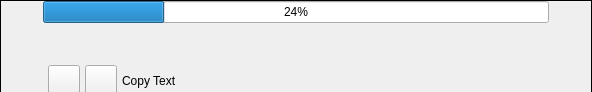
<?xml version="1.0" encoding="UTF-8"?>
<ui version="4.0">
 <class>AssetTextWidget</class>
 <widget class="QWidget" name="AssetTextWidget">
  <property name="geometry">
   <rect>
    <x>0</x>
    <y>0</y>
    <width>592</width>
    <height>92</height>
   </rect>
  </property>
  <property name="sizePolicy">
   <sizepolicy hsizetype="Expanding" vsizetype="Preferred">
    <horstretch>0</horstretch>
    <verstretch>0</verstretch>
   </sizepolicy>
  </property>
  <property name="minimumSize">
   <size>
    <width>0</width>
    <height>42</height>
   </size>
  </property>
  <property name="maximumSize">
   <size>
    <width>16777215</width>
    <height>16777215</height>
   </size>
  </property>
  <property name="windowTitle">
   <string>Form</string>
  </property>
  <layout class="QVBoxLayout" name="verticalLayout_2">
   <property name="spacing">
    <number>0</number>
   </property>
   <property name="leftMargin">
    <number>0</number>
   </property>
   <property name="topMargin">
    <number>0</number>
   </property>
   <property name="rightMargin">
    <number>0</number>
   </property>
   <property name="bottomMargin">
    <number>0</number>
   </property>
   <item>
    <widget class="QFrame" name="m_MainFrame">
     <property name="sizePolicy">
      <sizepolicy hsizetype="Expanding" vsizetype="Preferred">
       <horstretch>0</horstretch>
       <verstretch>0</verstretch>
      </sizepolicy>
     </property>
     <property name="frameShape">
      <enum>QFrame::Box</enum>
     </property>
     <property name="frameShadow">
      <enum>QFrame::Plain</enum>
     </property>
     <layout class="QHBoxLayout" name="horizontalLayout_2">
      <property name="spacing">
       <number>0</number>
      </property>
      <property name="sizeConstraint">
       <enum>QLayout::SetMinimumSize</enum>
      </property>
      <property name="leftMargin">
       <number>0</number>
      </property>
      <property name="topMargin">
       <number>0</number>
      </property>
      <property name="rightMargin">
       <number>0</number>
      </property>
      <property name="bottomMargin">
       <number>0</number>
      </property>
      <item>
       <widget class="AvatarBar" name="m_LeftAvatarBar" native="true">
        <property name="sizePolicy">
         <sizepolicy hsizetype="Fixed" vsizetype="Expanding">
          <horstretch>42</horstretch>
          <verstretch>0</verstretch>
         </sizepolicy>
        </property>
        <property name="minimumSize">
         <size>
          <width>42</width>
          <height>0</height>
         </size>
        </property>
       </widget>
      </item>
      <item>
       <layout class="QVBoxLayout" name="verticalLayout">
        <property name="spacing">
         <number>1</number>
        </property>
        <item>
         <widget class="QProgressBar" name="m_XferProgressBar">
          <property name="value">
           <number>24</number>
          </property>
         </widget>
        </item>
        <item>
         <widget class="QFrame" name="m_TextFrame">
          <property name="sizePolicy">
           <sizepolicy hsizetype="Expanding" vsizetype="Preferred">
            <horstretch>0</horstretch>
            <verstretch>0</verstretch>
           </sizepolicy>
          </property>
          <property name="frameShape">
           <enum>QFrame::NoFrame</enum>
          </property>
          <property name="frameShadow">
           <enum>QFrame::Plain</enum>
          </property>
          <layout class="QGridLayout" name="gridLayout">
           <property name="sizeConstraint">
            <enum>QLayout::SetMinimumSize</enum>
           </property>
           <property name="leftMargin">
            <number>2</number>
           </property>
           <property name="topMargin">
            <number>2</number>
           </property>
           <property name="rightMargin">
            <number>2</number>
           </property>
           <property name="bottomMargin">
            <number>2</number>
           </property>
           <property name="spacing">
            <number>2</number>
           </property>
           <item row="1" column="0">
            <widget class="VxLabel" name="m_ChatTextLabel">
             <property name="sizePolicy">
              <sizepolicy hsizetype="Expanding" vsizetype="Preferred">
               <horstretch>0</horstretch>
               <verstretch>0</verstretch>
              </sizepolicy>
             </property>
             <property name="frameShape">
              <enum>QFrame::NoFrame</enum>
             </property>
             <property name="text">
              <string/>
             </property>
             <property name="wordWrap">
              <bool>true</bool>
             </property>
             <property name="margin">
              <number>5</number>
             </property>
            </widget>
           </item>
          </layout>
         </widget>
        </item>
        <item>
         <widget class="QFrame" name="m_TagFrame">
          <property name="sizePolicy">
           <sizepolicy hsizetype="Expanding" vsizetype="Fixed">
            <horstretch>0</horstretch>
            <verstretch>0</verstretch>
           </sizepolicy>
          </property>
          <property name="minimumSize">
           <size>
            <width>0</width>
            <height>16</height>
           </size>
          </property>
          <property name="maximumSize">
           <size>
            <width>16777215</width>
            <height>16</height>
           </size>
          </property>
          <layout class="QHBoxLayout" name="horizontalLayout_3">
           <property name="spacing">
            <number>0</number>
           </property>
           <property name="leftMargin">
            <number>0</number>
           </property>
           <property name="topMargin">
            <number>0</number>
           </property>
           <property name="rightMargin">
            <number>0</number>
           </property>
           <property name="bottomMargin">
            <number>0</number>
           </property>
           <item>
            <widget class="QLabel" name="m_LeftUserNameLabel">
             <property name="sizePolicy">
              <sizepolicy hsizetype="Minimum" vsizetype="Preferred">
               <horstretch>0</horstretch>
               <verstretch>0</verstretch>
              </sizepolicy>
             </property>
             <property name="text">
              <string notr="true"/>
             </property>
            </widget>
           </item>
           <item>
            <widget class="VxTagLabel" name="m_TagUserTextLabel">
             <property name="sizePolicy">
              <sizepolicy hsizetype="Expanding" vsizetype="Preferred">
               <horstretch>0</horstretch>
               <verstretch>0</verstretch>
              </sizepolicy>
             </property>
             <property name="minimumSize">
              <size>
               <width>0</width>
               <height>0</height>
              </size>
             </property>
             <property name="maximumSize">
              <size>
               <width>16777215</width>
               <height>16777215</height>
              </size>
             </property>
             <property name="text">
              <string/>
             </property>
            </widget>
           </item>
           <item>
            <widget class="QLabel" name="m_RightUserNameLabel">
             <property name="sizePolicy">
              <sizepolicy hsizetype="Minimum" vsizetype="Preferred">
               <horstretch>0</horstretch>
               <verstretch>0</verstretch>
              </sizepolicy>
             </property>
             <property name="text">
              <string notr="true"/>
             </property>
             <property name="alignment">
              <set>Qt::AlignRight|Qt::AlignTrailing|Qt::AlignVCenter</set>
             </property>
            </widget>
           </item>
          </layout>
         </widget>
        </item>
        <item>
         <widget class="QFrame" name="m_ButtonFrame">
          <property name="sizePolicy">
           <sizepolicy hsizetype="Preferred" vsizetype="Fixed">
            <horstretch>0</horstretch>
            <verstretch>0</verstretch>
           </sizepolicy>
          </property>
          <property name="minimumSize">
           <size>
            <width>0</width>
            <height>42</height>
           </size>
          </property>
          <property name="maximumSize">
           <size>
            <width>16777215</width>
            <height>42</height>
           </size>
          </property>
          <property name="frameShape">
           <enum>QFrame::NoFrame</enum>
          </property>
          <property name="frameShadow">
           <enum>QFrame::Raised</enum>
          </property>
          <layout class="QHBoxLayout" name="horizontalLayout">
           <property name="spacing">
            <number>5</number>
           </property>
           <property name="leftMargin">
            <number>5</number>
           </property>
           <property name="topMargin">
            <number>5</number>
           </property>
           <property name="rightMargin">
            <number>5</number>
           </property>
           <property name="bottomMargin">
            <number>5</number>
           </property>
           <item>
            <widget class="VxPushButton" name="m_SendButton">
             <property name="sizePolicy">
              <sizepolicy hsizetype="Fixed" vsizetype="Fixed">
               <horstretch>0</horstretch>
               <verstretch>0</verstretch>
              </sizepolicy>
             </property>
             <property name="minimumSize">
              <size>
               <width>32</width>
               <height>32</height>
              </size>
             </property>
             <property name="maximumSize">
              <size>
               <width>32</width>
               <height>32</height>
              </size>
             </property>
             <property name="text">
              <string notr="true"/>
             </property>
             <property name="iconSize">
              <size>
               <width>32</width>
               <height>32</height>
              </size>
             </property>
            </widget>
           </item>
           <item>
            <widget class="VxPushButton" name="m_CopyTextButton">
             <property name="sizePolicy">
              <sizepolicy hsizetype="Fixed" vsizetype="Fixed">
               <horstretch>0</horstretch>
               <verstretch>0</verstretch>
              </sizepolicy>
             </property>
             <property name="minimumSize">
              <size>
               <width>32</width>
               <height>32</height>
              </size>
             </property>
             <property name="maximumSize">
              <size>
               <width>32</width>
               <height>32</height>
              </size>
             </property>
             <property name="text">
              <string notr="true"/>
             </property>
             <property name="iconSize">
              <size>
               <width>32</width>
               <height>32</height>
              </size>
             </property>
            </widget>
           </item>
           <item>
            <widget class="QLabel" name="m_CopyTexLabel">
             <property name="text">
              <string>Copy Text</string>
             </property>
            </widget>
           </item>
          </layout>
         </widget>
        </item>
       </layout>
      </item>
      <item>
       <widget class="AvatarBar" name="m_RightAvatarBar" native="true">
        <property name="sizePolicy">
         <sizepolicy hsizetype="Fixed" vsizetype="Preferred">
          <horstretch>0</horstretch>
          <verstretch>0</verstretch>
         </sizepolicy>
        </property>
        <property name="minimumSize">
         <size>
          <width>42</width>
          <height>0</height>
         </size>
        </property>
        <property name="maximumSize">
         <size>
          <width>42</width>
          <height>16777215</height>
         </size>
        </property>
       </widget>
      </item>
     </layout>
    </widget>
   </item>
  </layout>
 </widget>
 <customwidgets>
  <customwidget>
   <class>VxPushButton</class>
   <extends>QPushButton</extends>
   <header location="global">VxPushButton.h</header>
  </customwidget>
  <customwidget>
   <class>AvatarBar</class>
   <extends>QWidget</extends>
   <header>AvatarBar.h</header>
   <container>1</container>
  </customwidget>
  <customwidget>
   <class>VxLabel</class>
   <extends>QLabel</extends>
   <header>VxLabel.h</header>
  </customwidget>
  <customwidget>
   <class>VxTagLabel</class>
   <extends>QLabel</extends>
   <header>VxTagLabel.h</header>
  </customwidget>
 </customwidgets>
 <resources/>
 <connections/>
</ui>
